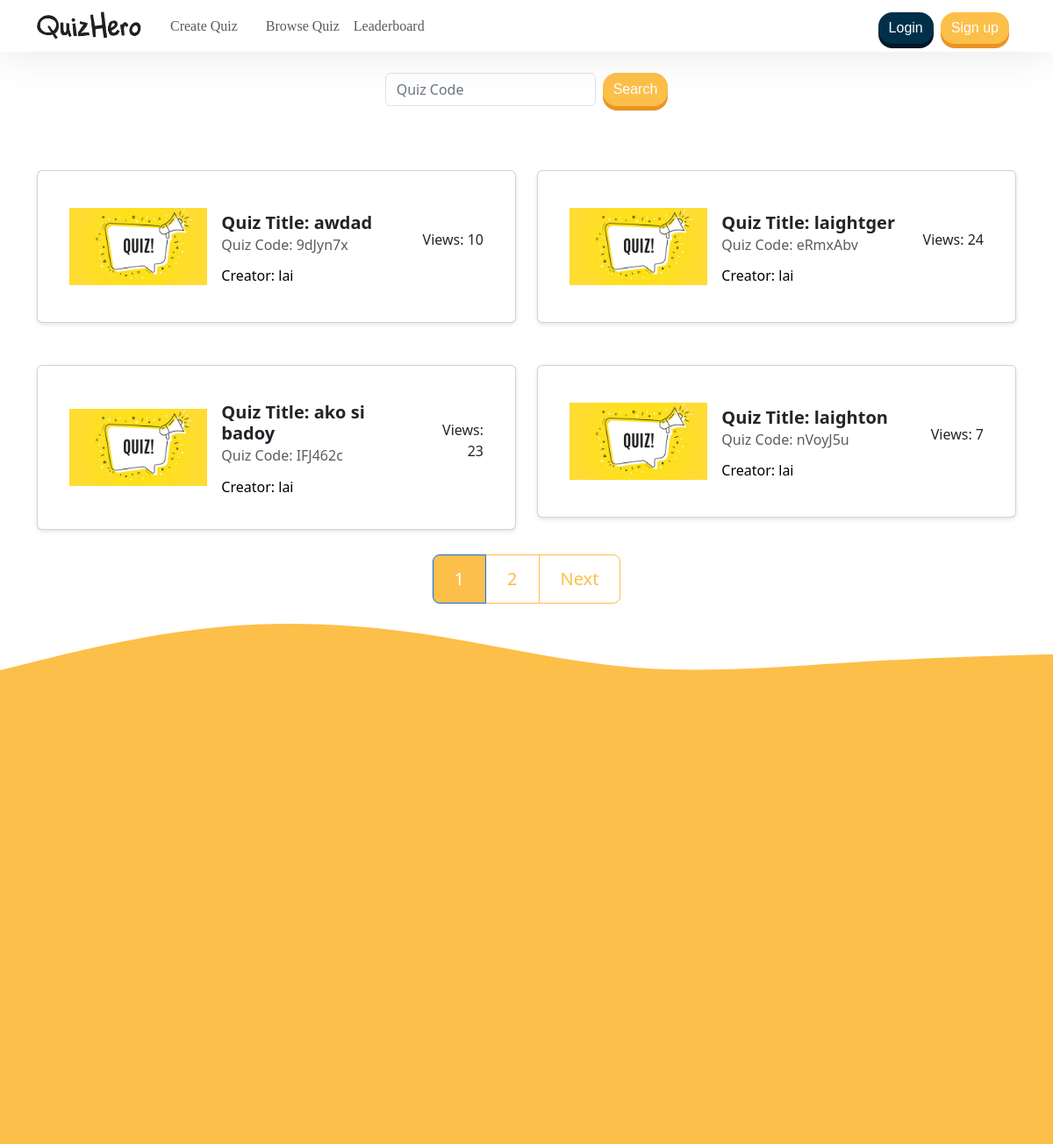
The page /List.php on the database as committed earlier.
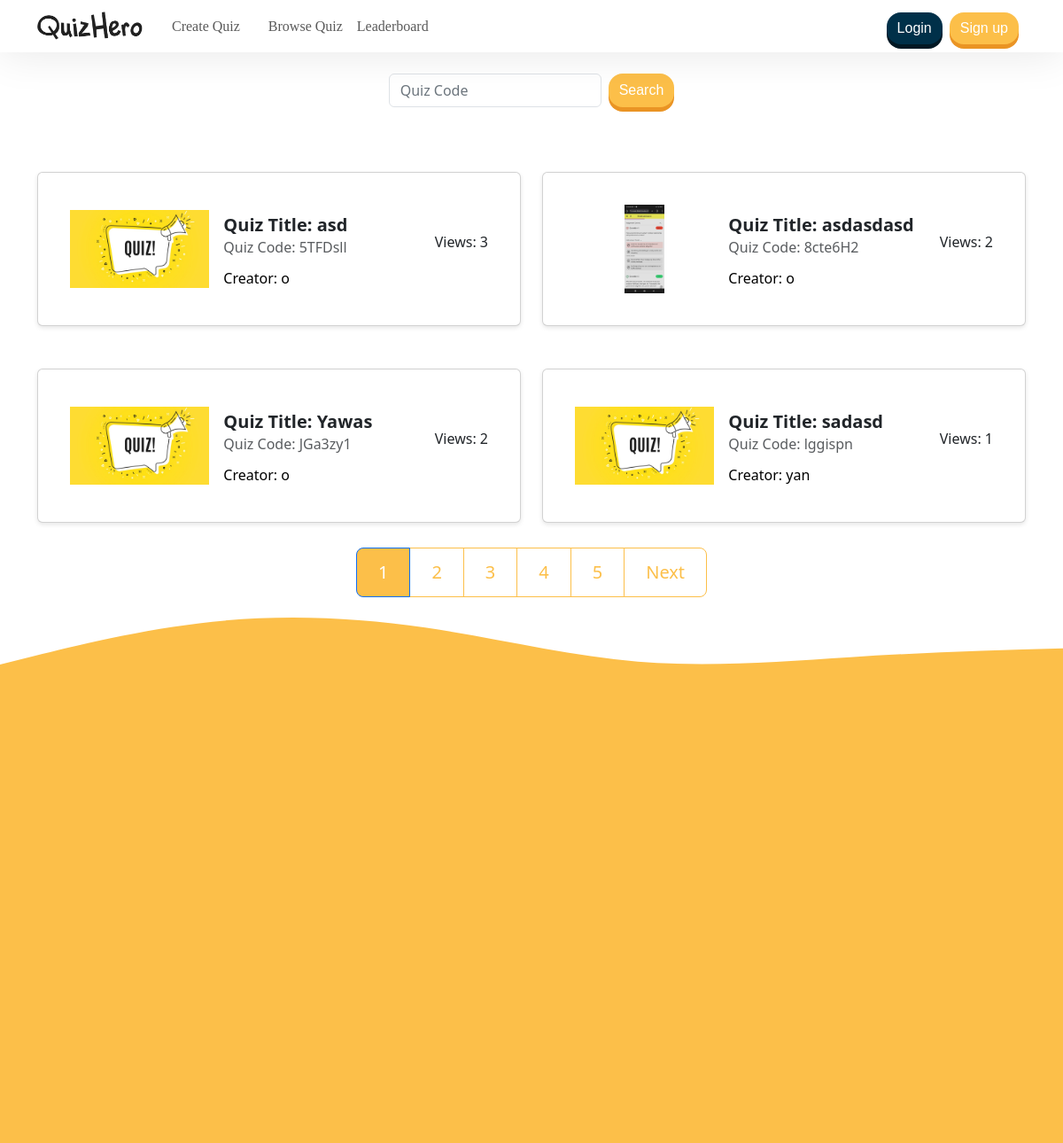
The same page on the database as committed later.
### tables this page shows
CREATE TABLE `quizlisttable` (
  `code` varchar(7) NOT NULL,
  `title` varchar(255) NOT NULL,
  `thumbnail` varchar(255) NOT NULL,
  `accessibility` varchar(8) NOT NULL,
  `creator` varchar(255) NOT NULL,
  `views` int(11) DEFAULT 0,
  `max_attempts` int(8) NOT NULL
);

### List.php (the view, shortened to what this page needs)
<!DOCTYPE html>
<html lang="en">
<head>
    <link rel="stylesheet" href="https://cdn.jsdelivr.net/npm/bootstrap@5.3.2/dist/css/bootstrap.min.css">
</head>
<body>
    <?php
    $servername = 'localhost';
    $dbUsername = 'root';
    $dbPassword = '';
    $database_name = 'web';
    $conn = new mysqli($servername, $dbUsername, $dbPassword, $database_name);
    ?>
    <?php require('assets/php/head.inc.php'); ?>
    <?php include('assets/php/navbar.inc.php'); ?>
    <br>
    <form class="d-flex justify-content-center" role="search" method="post">
        <input class="form-control me-2" style="width: 15rem;" type="search" name="quizCode" placeholder="Quiz Code"
            aria-label="Search">
        <button class="btn btn-primary border-dark" type="submit">Search</button>
    </form>
    <?php
    $itemsPerPage = 4;
    $sql = "SELECT COUNT(*) as count FROM quizlisttable";
    $result = $conn->query($sql);
    $row = $result->fetch_assoc();
    $totalItems = $row['count'];
    $totalPages = ceil($totalItems / $itemsPerPage);
    echo '<div class="d-flex justify-content-center"><h5 class="card-title" style="color: white;">Quiz List</h5></div>';
    if (isset($_GET['page']) && is_numeric($_GET['page'])) {
        $currentPage = (int) $_GET['page'];
    } else {
        $currentPage = 1;
    }
    $offset = ($currentPage - 1) * $itemsPerPage;
    $sql = "SELECT * FROM quizlisttable WHERE accessibility != 'PRIVATE' LIMIT $itemsPerPage OFFSET $offset";
    $result = $conn->query($sql);
if ($result->num_rows > 0) {
    echo '<div class="container mt-4 text-center">';
    echo '<div class="row justify-content-center">';
    while ($row = $result->fetch_assoc()) {
        $thumbnailPath = 'assets/img/uploads/' . htmlspecialchars($row["thumbnail"]);
        if ($row["thumbnail"] === 'default_img.jpg' || !file_exists($thumbnailPath)) {
            $thumbnailPath = 'assets/img/uploads/default_img.jpg';
        }
        echo '<div class="col-lg-6 col-md-6 mb-2">';
        echo '<div class="card quiz-card" data-quiz-code="' . htmlspecialchars($row["code"]) . '">'
            . '<div class="card-body d-flex align-items-center">'
            . '<div class="col-6 col-md-5 col-lg-4  img-container me-3">'
            . '<img src="' . $thumbnailPath . '" alt="Quiz Thumbnail" class="img-fluid">'
            . '</div>'
            . '<div class="flex-grow-1 d-flex flex-column">'
            . '<h5 class="card-title">Quiz Title: ' . htmlspecialchars($row["title"]) . '</h5>'
            . '<h6 class="card-subtitle mb-2 text-muted">Quiz Code: ' . htmlspecialchars($row["code"]) . '</h6>'
            . '<p class="card-text">Creator: ' . htmlspecialchars($row["creator"]) . '</p>'
            . '</div>'
            . '<div class="ms-auto text-md-end">'
            . '<p class="views-text">Views: ' . htmlspecialchars($row["views"]) . '</p>'
            . '</div>'
            . '</div>'
            . '</div>';
        echo '</div>';
    }
    echo '</div>';
    echo '</div>';
    }
    echo '<nav aria-label="page nav">';
    echo '<ul class="pagination pagination-lg">';
    for ($i = 1; $i <= $totalPages; $i++) {
        if ($i == $currentPage) {
            echo '<li class="page-item active" aria-current="page">';
            echo '<span class="page-link">' . $i . '</span>';
            echo '</li>';
        } else {
            echo '<li class="page-item"><a class="page-link" href="?page=' . $i . '">' . $i . '</a></li>';
        }
    }
    if ($currentPage < $totalPages) {
        echo '<li class="page-item"><a class="page-link" href="?page=' . ($currentPage + 1) . '">Next</a></li>';
    }
    echo '</ul>';
    echo '</nav>';
    ?>
<div class="footer-content">
        <div>
            <img src="assets/img/icons/curve1.svg" alt="" style="display: block; width: 100%;">
        </div>
        <div style="background-color: #fcbf49; width: 200%; height: 500px;">
        </div>
</div>
</body>
</html>

### assets/php/head.inc.php (shortened to what this page needs)
<html lang="en">
<head>
    <link rel="stylesheet" href="https://cdn.jsdelivr.net/npm/bootstrap@5.3.2/dist/css/bootstrap.min.css" rel="stylesheet">
    <link rel="stylesheet" href="assets/css/style.css">
    <link href="https://cdnjs.cloudflare.com/ajax/libs/font-awesome/5.15.1/css/all.min.css" rel="stylesheet">
</head>
<body class="bg-light">

### assets/php/navbar.inc.php (shortened to what this page needs)
<section>
  <nav class="navbar navbar-expand-lg navbar-light nav-shadow">
    <div class="container">
      <a class="navbar-brand me-4" href="index.php">
        <img src="assets/img/icons/quizhero.png" style="width: 120px; height: auto; overflow: visible" alt="QuizHero">
      </a>
      <div class="collapse navbar-collapse align-items-end" id="navbarText">
        <ul class="navbar-nav me-auto mb-2 mb-lg-0 font-moon-bold">
          <li class="nav-item me-3">
            <?php if (isset($_SESSION['username'])) : ?>
              <a class="nav-link" href="MakeQuiz.php">Create Quiz</a>
            <?php else : ?>
              <a class="nav-link" href="#" data-bs-toggle="modal" data-bs-target="#modalLogin">Create Quiz</a>
            <?php endif; ?>
          </li>
          <li class="nav-item">
            <?php if (isset($_SESSION['username'])) : ?>
              <a class="nav-link" href="List.php">Browse Quiz</a>
            <?php else : ?>
              <a class="nav-link" href="" data-bs-toggle="modal" data-bs-target="#modalLogin">Browse Quiz</a>
            <?php endif; ?>
          </li>
          <li class="nav-item">
            <?php if (isset($_SESSION['username'])) : ?>
              <a class="nav-link" href="leaderboard.php" id="btnLeaderboard">Leaderboard</a>
            <?php else : ?>
              <a class="nav-link" href="" data-bs-toggle="modal" data-bs-target="#modalLogin">Leaderboard</a>
            <?php endif; ?>
          </li>
        </ul>
        <?php if (isset($_SESSION['username'])) : ?>
          <div class="navbar-text font-moon-bold">
            Hello, <?php echo htmlspecialchars($_SESSION['username']); ?>!
            <a href="?logout=1" class="btn btn-primary ms-3">Logout</a>
          </div>
        <?php else : ?>
          <form action="login.php" method="post" class="d-flex" role="search">
            <button class="btn btn-info me-2" type="button" data-bs-toggle="modal" data-bs-target="#modalLogin">Login</button>
          </form>
          <form action="signup.php" method="post" class="d-flex" role="search">
            <button class="btn btn-primary me-2" type="button" data-bs-toggle="modal" data-bs-target="#modalSignup">Sign up</button>
          </form>
        <?php endif; ?>
      </div>
    </div>
  </nav>
</section>

### assets/css/style.css (style rules this page uses)
.btn-primary { background-color: #fcbf49; color: white !important; border: none; box-shadow: 0px 5px 0px 0px rgb(234, 148, 36); border-radius: 16px; transition: box-shadow 0.3s ease; font-family: 'MoonBold', sans-serif; }
.btn-info { background-color: #003049 !important; color: white !important; border: none; box-shadow: 0px 5px 0px 0px rgb(2, 24, 36); border-radius: 16px; transition: box-shadow 0.3s ease; font-family: 'MoonBold', sans-serif; }
.font-moon-bold { font-family: 'MoonBold', serif; }
.navbar-light { color: #212121; }
.bg-light { background-color: #FFFFFF !important; }
.nav-shadow { box-shadow: 0 0 50px rgba(0, 0, 0, 0.1); }
.form-control::placeholder { opacity: 1; color: #6c757d; }
input::placeholder { color: red; }

### List.php (style rules this page uses)
.card { padding: 20px; margin: 20px auto; border: 1px solid #bd1717; border-radius: 8px; box-shadow: 0 2px 5px rgba(0, 0, 0, 0.1); background-color: purple; color: #2f11f2; text-align: left; cursor: pointer; width: 100%; max-width: 600px; }
.card-body { padding: 20px; display: flex; align-items: center; }
.card-title, .card-subtitle, .card-text { margin: 5px 0; }
.card-title { font-size: 1.25rem; font-weight: bold; color: #A020F0; }
.card-subtitle { font-size: 1rem; color: #FFFFFF; }
.card-text { font-size: 1rem; color: #000000; }
nav[aria-label="page nav"] { display: flex; justify-content: center; }
.pagination .page-link { color: #fcbf49; background-color: #ffffff; border-color: #fcbf49; }
.pagination .page-item.active .page-link { color: #ffffff; background-color: #fcbf49; }
.img-container { flex: 0 0 50px; height: 100px; overflow: hidden; margin-right: 15px; }
.img-container img { width: 100%; height: 100%; object-fit: contain; }
.html, body { height: 100%; margin: 0; padding: 0; display: flex; flex-direction: column; }
.footer-content { width: 100%; overflow: hidden; }

Rows that differ between the two databases and show on the page:
removed quizlisttable: thumbnail (placeholder picture), title "awdad", code "9dJyn7x", creator "lai", views "10"
removed quizlisttable: thumbnail (placeholder picture), title "laightger", code "eRmxAbv", creator "lai", views "24"
removed quizlisttable: thumbnail (placeholder picture), title "ako si badoy", code "IFJ462c", creator "lai", views "23"
removed quizlisttable: thumbnail (placeholder picture), title "laighton", code "nVoyJ5u", creator "lai", views "7"
added quizlisttable: thumbnail (placeholder picture), title "asd", code "5TFDsll", creator "o", views "3"
added quizlisttable: thumbnail (picture), title "asdasdasd", code "8cte6H2", creator "o", views "2"
added quizlisttable: thumbnail (placeholder picture), title "Yawas", code "JGa3zy1", creator "o", views "2"
added quizlisttable: thumbnail (placeholder picture), title "sadasd", code "lggispn", creator "yan", views "1"
Other text that changed with them:
new list line: "3"
new list line: "4"
new list line: "5"
